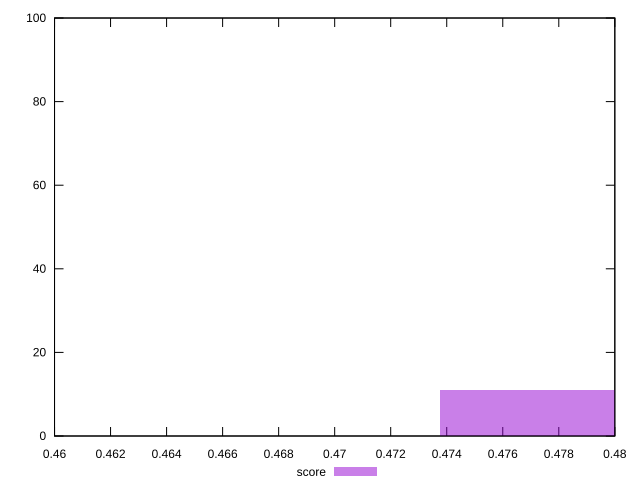

Write the gnuplot code that produced this figure.
reset

$score <<EOF
0.45316531555511314 89
0.48062988013421093 11
EOF

set key outside below
set boxwidth 0.013732282289548883
set xrange [0.46:0.48]
set yrange [0:100]
set trange [0:100]
set style fill transparent solid 0.5 noborder
set terminal svg size 640, 490 enhanced background rgb 'white'
set output "report_00017_2021-02-10T15-08-03.406Z/uses-rel-preload/samples/pages+cached+noadtech+nomedia+nocss/score/histogram.svg"

plot $score title "score" with boxes

reset
